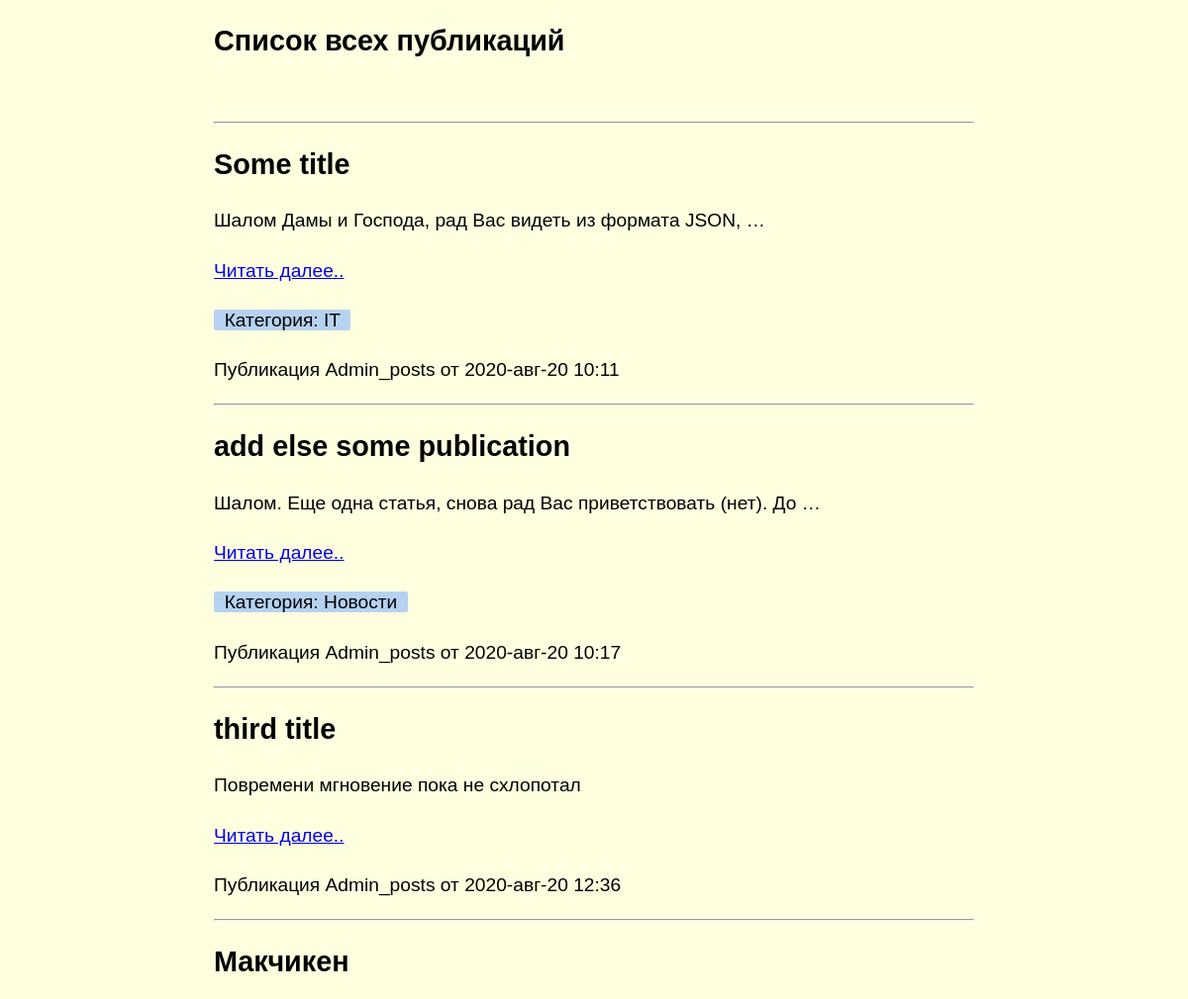
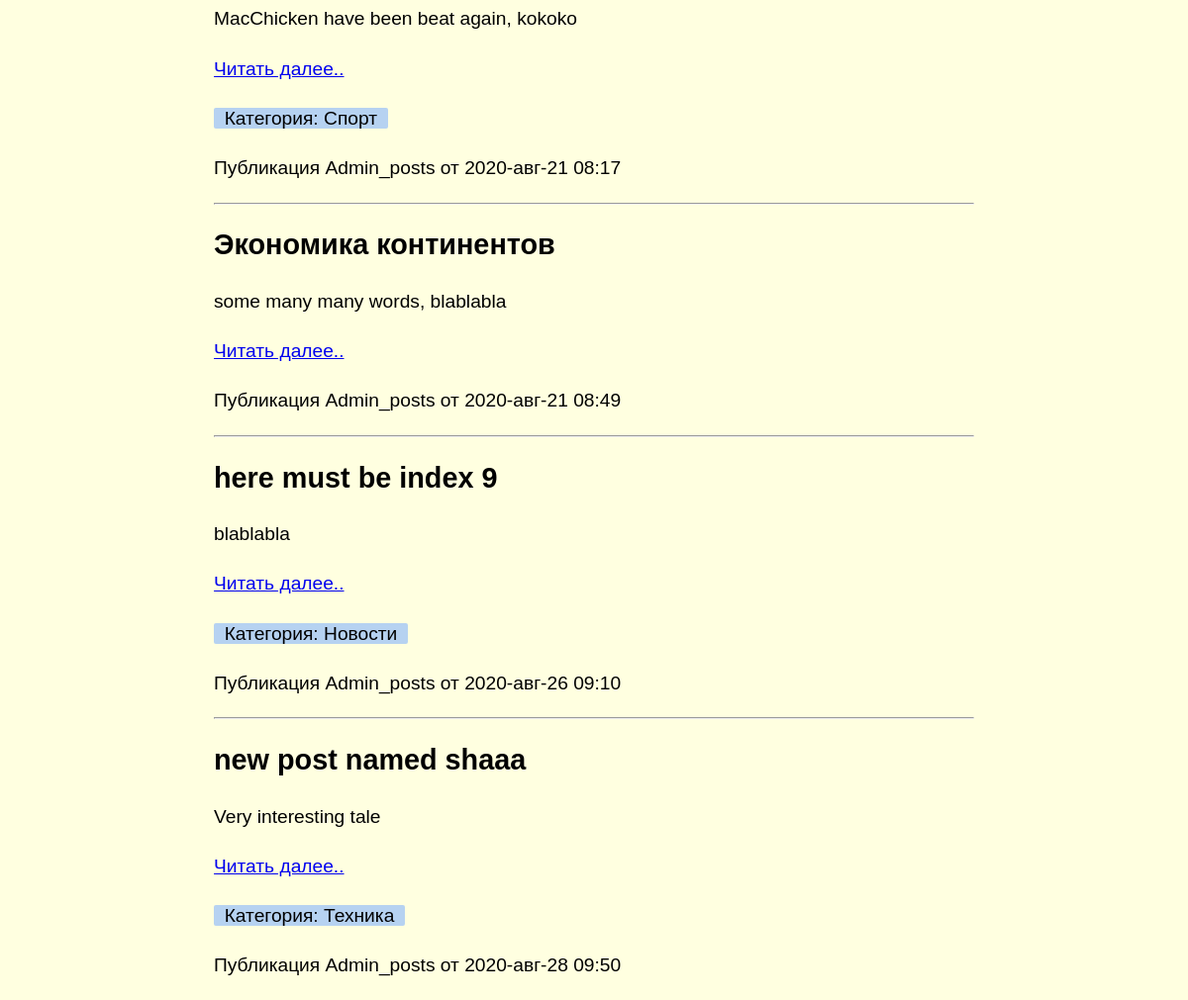
The app's page /posts/list/ with its own data (2 pictures, top to bottom).
### posts/models.py (models this page shows, shortened)
class Post(models.Model):
    STATUS_CHOICES = (
                        ('draft', 'Черновик'),
                        ('published', 'Опубликован')
                      )
    title          = models.CharField(max_length=250)
    slug           = models.SlugField(max_length=250, unique_for_date='when_published') # вот это поле должно быть уникальным бля
    author         = models.ForeignKey(User, on_delete=models.CASCADE, related_name='blog_posts')
    body           = models.TextField()
    when_published = models.DateTimeField(default=timezone.now)
    created        = models.DateTimeField(auto_now_add=True)
    updated        = models.DateTimeField(auto_now = True)
    status         = models.CharField(max_length=10, choices=STATUS_CHOICES, default='draft')
    category       = models.ForeignKey(Categories,
                                       related_name='posts',
                                       null=True, blank=True,
                                       on_delete=models.SET_NULL)

class Categories(models.Model):
    CATEGORIES_CHOICES = (
                ('news', 'Новости'),
                ('economics', 'Экономика'),
                ('science', 'Наука'),
                ('tech', 'Техника'),
                ('it', 'IT'),
                ('none', 'Без категории'),
                ('sport', 'Спорт'),
            )
    title = models.CharField(max_length=30, choices=CATEGORIES_CHOICES, default='none')
    slug = models.SlugField(max_length=30)

### posts/views.py (the view)
# urls.py: path('posts/', api_view.PostListView.as_view(), name='api_post_list'), #http://127.0.0.1:8000/api/posts/
class PostListView(ListView):
    queryset = Post.objects.filter(status='published')
    context_object_name = 'posts'
    template_name = 'posts/post_list.html'

### posts/templates/posts/post_list.html (shortened to what this page needs)
<!DOCTYPE html>
<html lang="en">
<head>
</head>
    <body>
<article>
    <header>
        <h1>Список всех публикаций</h1>
        <br>
    </header>
    {% for pub in posts %}
    {% if forloop.first %}
    <hr>
    {% endif %}
    <h2>{{pub.title}}</h2>
    {{pub.body|truncatewords:10|linebreaks}}
    <p><a href="{% url 'posts:article' pub.id %}">Читать далее..</a></p>
    {% if pub.category %}
    <p><span class="category"> &nbsp; Категория: {{ pub.category.get_title_display }} &nbsp; </span></p>
    {% endif %}
    <p>
        Публикация {{pub.author}} от {{pub.when_published|date:'Y-b-d H:i'}}
    </p>
    {% if not forloop.last %}
    <hr>
    {% endif %}
    {% empty %}
    <h2>Публикаций нет</h2>
    <p>Чтобы добавить что-то в список, зайдите в админку и добавьте их оттуда</p>
    {% endfor %}
</article>
</body>
</html>

### posts/templates/posts/post_list.html (style rules this page uses)
body { background-color: #FFFFE0; margin:1em auto; max-width:40em; padding:0 .62em; font:1.2em/1.62 sans-serif; }
.category { background-color: #B6D2F1; border-radius: 2px; }
h1,h2 { line-height:1.2; }

### records on screen
Post: title "Some title", body "Шалом Дамы и Господа, рад Вас видеть из формата JSON, …", category "IT", author "Admin_posts", when_published "2020-авг-20 10:11"
Post: title "add else some publication", body "Шалом. Еще одна статья, снова рад Вас приветствовать (нет). До …", category "Новости", author "Admin_posts", when_published "2020-авг-20 10:17"
Post: title "third title", body "Повремени мгновение пока не схлопотал", author "Admin_posts", when_published "2020-авг-20 12:36"
Post: title "Макчикен", body "MacСhicken have been beat again, kokoko", category "Спорт", author "Admin_posts", when_published "2020-авг-21 08:17"
Post: title "Экономика континентов", body "some many many words, blablabla", author "Admin_posts", when_published "2020-авг-21 08:49"
Post: title "here must be index 9", body "blablabla", category "Новости", author "Admin_posts", when_published "2020-авг-26 09:10"
Post: title "new post named shaaa", body "Very interesting tale", category "Техника", author "Admin_posts", when_published "2020-авг-28 09:50"
